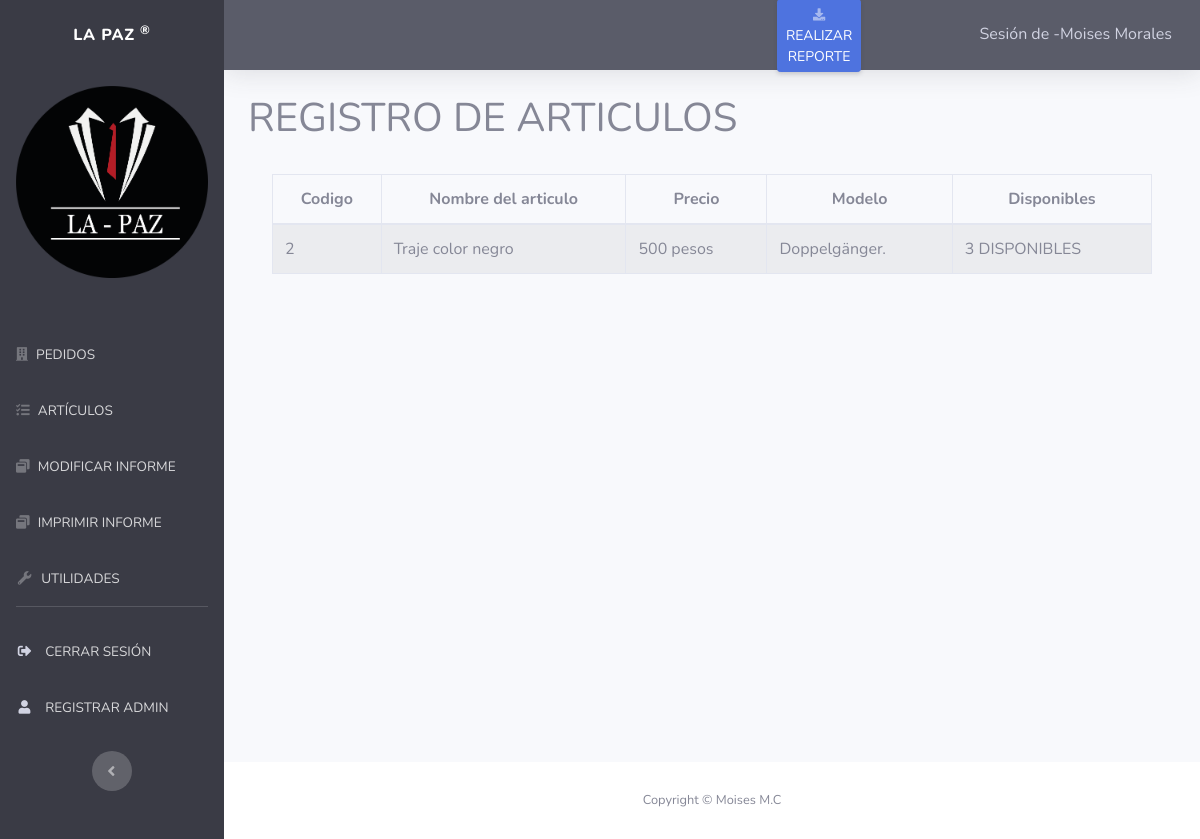
The app's page /PAZ/dashboard/consulta_articulos.php (signed in) with its own data.
### tables this page shows
CREATE TABLE `articulos` (
  `id_articulo` int(11) NOT NULL,
  `nombre_a` varchar(30) NOT NULL,
  `precio_a` varchar(30) NOT NULL,
  `modelo_a` varchar(50) NOT NULL,
  `disponibles_a` varchar(30) NOT NULL
);

### PAZ/dashboard/consulta_articulos.php (the view, shortened to what this page needs)
<?php require_once "vistas/parte_superior.php"?>
<div class="container">
    <h1>REGISTRO DE ARTICULOS </h1>
    <br>
<div class="container">
        <div class="row">
                <div class="col-lg-12">
                    <div class="table-responsive">
                        <table id="tablaPersonas" class="table table-striped table-bordered table-condensed" style="width:100%">
                        <thead class="text-center">
                            <tr>
                                <th>Codigo</th>
                                <th>Nombre del articulo</th>
                                <th>Precio</th>
                                <th>Modelo</th>
                                <th>Disponibles</th>
                            </tr>
                        </thead>
                        <tbody>
                           <?php require ("../conexion2.php");
    $consulta = $mysqli->query("SELECT * FROM articulos");
    while($datos = mysqli_fetch_array($consulta)){
?>
                            <tr>
                <td><?php echo $datos[0]; ?></td>
                <td><?php echo $datos[1]; ?></td>
                <td><?php echo $datos[2]; ?></td>
                <td><?php echo $datos[3]; ?></td>
                <td><?php echo $datos[4]; ?></td>
 <?php
                                }
                            ?>
  </tr>
                        </tbody>
                       </table>
                    </div>
                </div>
        </div>
    </div>
</div>
<?php require_once "vistas/parte_inferior.php"?>

### records on screen
articulos: id_articulo "2", nombre_a "Traje color negro", precio_a "500 pesos", modelo_a "Doppelgänger.", disponibles_a "3 DISPONIBLES"

### other values on screen
$_SESSION["nombre_user"] "Moises Morales"
